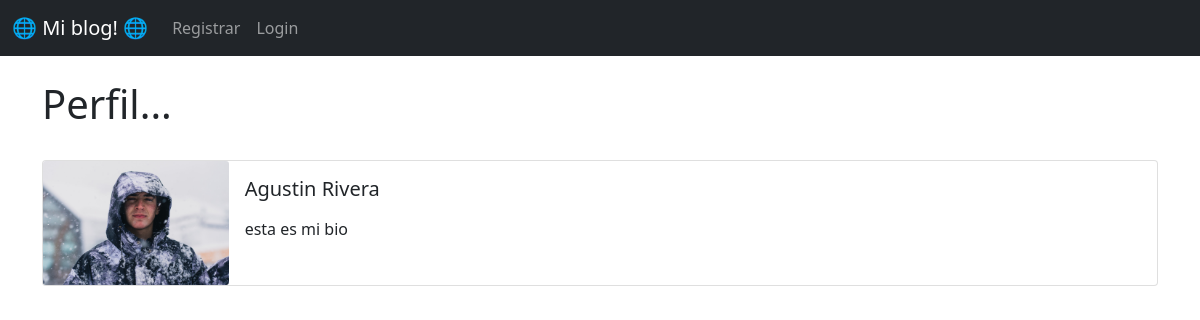
Page /appblog2/1/perfil/ on the earlier database version.
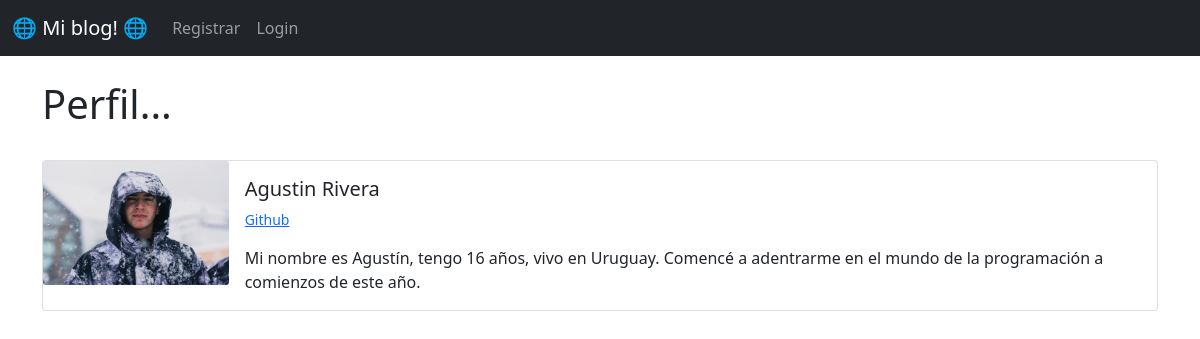
Same page on the later database version.
### appblog/models.py (models this page shows, shortened)
class Perfil(models.Model):
    user = models.OneToOneField(User, null=True, on_delete=models.CASCADE)
    bio = models.TextField()
    perfil_imagen = models.ImageField(null=True, blank=True, upload_to="imagenes/perfil/")
    Instagram_url = models.CharField(max_length=255, null=True, blank=True)
    github_url =  models.CharField(max_length=255, null=True, blank=True)
    fb_url = models.CharField(max_length=255, null=True, blank=True)
    web_url =  models.CharField(max_length=255, null=True, blank=True)
    Twitter_url = models.CharField(max_length=255, null=True, blank=True)

### appblog2/views.py (the view)
# urls.py: path('<pk>/perfil/', ShowProfilePageView.as_view(), name='show_profile'),
class ShowProfilePageView(DetailView):
    model = Perfil
    template_name = 'registration/user_profile.html'
    def get_context_data(self, *args, **kwargs):
        context = super(ShowProfilePageView, self).get_context_data(*args, **kwargs)
        page_user = get_object_or_404(Perfil, id=self.kwargs["pk"])
        context["page_user"] = page_user
        return context

### appblog2/templates/registration/user_profile.html (shortened to what this page needs)
{% extends 'appblog/base.html' %}
{% block content %}
<h1> Perfil... </h1>
<br/>
<div class="card mb-3" >
    <div class="row g-0">
        <div class="col-md-2">
{% if page_user.perfil_imagen %}
    <img src="{{ page_user.perfil_imagen.url }}" class="card-img" >
{% else %}
    <img src="https://180dc.org/wp-content/uploads/2016/08/default-profile.png" class="card-img" >
{% endif %}
        </div>
        <div class="col-md-10">
        <div class="card-body">
            <h5 class="card-title">
                {{ page_user.user.first_name}}
                {{page_user.user.last_name}}
            </h5>
        <p class= "small text-muted">
            {% if page_user.github_url %}
                <a href="{{ page_user.github_url }}">Github </a>
            {% endif %}
            </p>
            <p class="card-text">{{ page_user.bio }}</p>
        </div>
        </div>
    </div>
    </div>
{% endblock %}

Differences in the rows shown:
changed Perfil "Agustin": bio "esta es mi bio" → "Mi nombre es Agustín, tengo 16 años, vivo en Uruguay. Comencé a adentrarme en el mundo de la programación a comienzos de este año."
Other differences:
text now shown: "Github"
